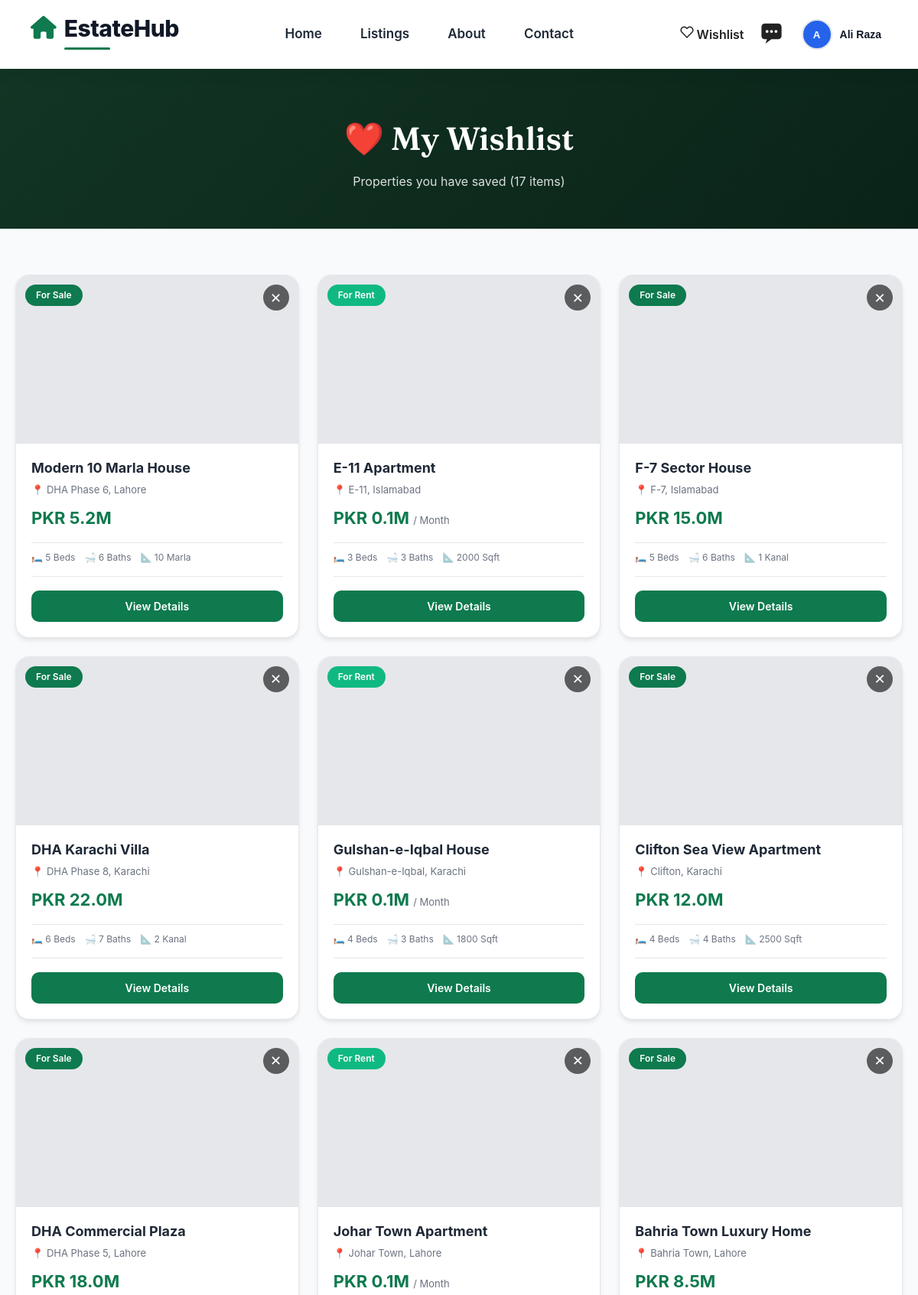
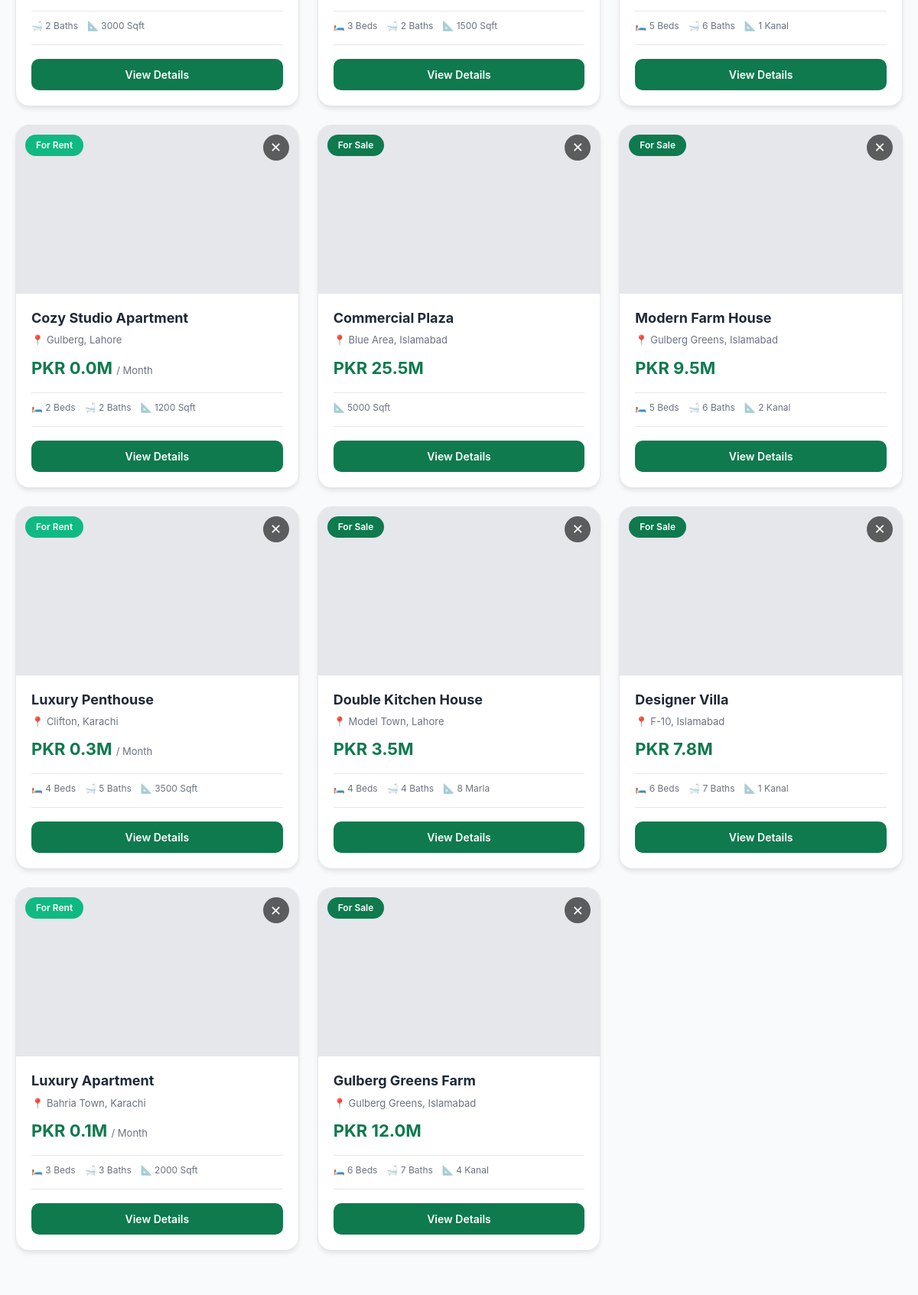
Page /wishlist.php (signed in, upper part) on the committed database (2 pictures, top to bottom).
### tables this page shows
CREATE TABLE wishlist (
    id INT AUTO_INCREMENT PRIMARY KEY,
    user_id INT NOT NULL,
    property_id INT NOT NULL,
    created_at DATETIME DEFAULT CURRENT_TIMESTAMP,
    UNIQUE KEY unique_wishlist (user_id, property_id),
    FOREIGN KEY (user_id) REFERENCES users(id) ON DELETE CASCADE,
    FOREIGN KEY (property_id) REFERENCES properties(id) ON DELETE CASCADE
);

CREATE TABLE properties (
    id INT AUTO_INCREMENT PRIMARY KEY,
    user_id INT NOT NULL,
    title VARCHAR(255) NOT NULL,
    description TEXT,
    property_type ENUM('House','Apartment','Plot','Commercial','Farm House','Portion','Villa','Penthouse') DEFAULT 'House',
    purpose ENUM('Sale','Rent') DEFAULT 'Sale',
    price DECIMAL(15,2) NOT NULL,
    location VARCHAR(255) NOT NULL,
    city VARCHAR(100) NOT NULL,
    area_size VARCHAR(50),
    bedrooms INT DEFAULT 0,
    bathrooms INT DEFAULT 0,
    image_main VARCHAR(255),
    images TEXT,
    status ENUM('Active','Pending','Sold','Rented') DEFAULT 'Active',
    views INT DEFAULT 0,
    featured BOOLEAN DEFAULT FALSE,
    created_at TIMESTAMP DEFAULT CURRENT_TIMESTAMP,
    updated_at TIMESTAMP DEFAULT CURRENT_TIMESTAMP ON UPDATE CURRENT_TIMESTAMP,
    FOREIGN KEY (user_id) REFERENCES users(id) ON DELETE CASCADE
);

### includes/config.php (called while the page is built, shortened)
<?php
function getPropertyImage($property) {
    $type_images = [
        'House'       => 'https://images.pexels.com/photos/106399/pexels-photo-106399.jpeg',
        'Apartment'   => 'https://images.pexels.com/photos/2587054/pexels-photo-2587054.jpeg',
        'Villa'       => 'https://images.pexels.com/photos/1396122/pexels-photo-1396122.jpeg',
        'Plot'        => 'https://images.pexels.com/photos/280221/pexels-photo-280221.jpeg',
        'Commercial'  => 'https://images.pexels.com/photos/276724/pexels-photo-276724.jpeg',
        'Farm House'  => 'https://images.pexels.com/photos/208736/pexels-photo-208736.jpeg',
        'Penthouse'   => 'https://images.pexels.com/photos/258154/pexels-photo-258154.jpeg',
        'Portion'     => 'https://images.pexels.com/photos/1571460/pexels-photo-1571460.jpeg',
    ];
    $type = $property['property_type'] ?? '';
    return $type_images[$type] ?? 'https://images.pexels.com/photos/106399/pexels-photo-106399.jpeg';
}

### wishlist.php (the view, shortened to what this page needs)
<?php
include 'includes/config.php';
include 'includes/header.php';
$user_id = $_SESSION['user_id'];
$query = "SELECT
            w.id as wishlist_id,
            w.created_at as wishlist_date,
            p.id as property_id,
            p.title,
            p.description,
            p.property_type,
            p.purpose,
            p.price,
            p.location,
            p.city,
            p.area_size,
            p.bedrooms,
            p.bathrooms,
            p.image_main,
            p.status
          FROM wishlist w
          INNER JOIN properties p ON w.property_id = p.id
          WHERE w.user_id = $user_id
          ORDER BY w.created_at DESC";
$result = mysqli_query($conn, $query);
$wishlist_count = mysqli_num_rows($result);
?>
<!DOCTYPE html>
<html lang="en">
<head>
</head>
<body>
<section class="wishlist-hero">
    <div class="container">
        <h1>❤️ My Wishlist</h1>
        <p>Properties you have saved (<?php echo $wishlist_count; ?> items)</p>
    </div>
</section>
<section class="wishlist-section">
    <div class="container">
        <?php if ($wishlist_count > 0): ?>
            <div class="wishlist-grid">
                <?php while ($row = mysqli_fetch_assoc($result)):
                    $price_in_millions = $row['price'] / 1000000;
                    $image_path = getPropertyImage($row);
                ?>
                    <div class="property-card">
                        <div class="card-image" style="background-image: url('<?php echo $image_path; ?>');">
                            <div class="card-tag <?php echo $row['purpose'] == 'Rent' ? 'for-rent' : 'for-sale'; ?>">
                                <?php echo $row['purpose'] == 'Rent' ? 'For Rent' : 'For Sale'; ?>
                            </div>
                            <a href="wishlist.php?remove=<?php echo $row['property_id']; ?>"
                               class="remove-wishlist"
                               onclick="return confirm('Remove this property from wishlist?')">
                                ✕
                            </a>
                        </div>
                        <div class="card-body">
                            <h3><?php echo htmlspecialchars($row['title']); ?></h3>
                            <div class="card-location">
                                📍 <?php echo htmlspecialchars($row['location']); ?>, <?php echo htmlspecialchars($row['city']); ?>
                            </div>
                            <div class="card-price">
                                PKR <?php echo number_format($price_in_millions, 1); ?>M
                                <?php if ($row['purpose'] == 'Rent'): ?>
                                    <span class="per-month">/ Month</span>
                                <?php endif; ?>
                            </div>
                            <div class="card-meta">
                                <?php if ($row['bedrooms'] > 0): ?>
                                <span class="meta-item">🛏️ <?php echo $row['bedrooms']; ?> Beds</span>
                                <?php endif; ?>
                                <?php if ($row['bathrooms'] > 0): ?>
                                <span class="meta-item">🛁 <?php echo $row['bathrooms']; ?> Baths</span>
                                <?php endif; ?>
                                <?php if (!empty($row['area_size'])): ?>
                                <span class="meta-item">📐 <?php echo htmlspecialchars($row['area_size']); ?></span>
                                <?php endif; ?>
                            </div>
                            <a href="property-detail.php?id=<?php echo $row['property_id']; ?>" class="view-detail-btn">View Details</a>
                        </div>
                    </div>
                <?php endwhile; ?>
            </div>
        <?php endif; ?>
    </div>
</section>
<?php include 'includes/footer.php'; ?>
</body>
</html>

### assets/css/style.css (style rules this page uses)
* { margin: 0; padding: 0; box-sizing: border-box; }
body { font-family: 'Inter', 'Poppins', sans-serif; background: #F8FAFC; color: #111827; line-height: 1.5; }
.container { max-width: 1280px; margin: 0 auto; padding: 0 24px; }
.property-card { background: #FFFFFF; border: 1px solid #E5E7EB; border-radius: 18px; overflow: hidden; transition: all 0.3s ease; cursor: pointer; position: relative; }
.card-tag { position: absolute; top: 12px; left: 12px; padding: 5px 14px; border-radius: 20px; font-size: 12px; font-weight: 600; z-index: 10; }
.card-tag.for-sale { background: #0E7A4E; color: #FFFFFF; }
.card-tag.for-rent { background: #10B981; color: #FFFFFF; }
.card-body { padding: 18px; }
.card-body h3 { font-size: 18px; font-weight: 700; color: #111827; margin-bottom: 6px; }
.card-location { display: flex; align-items: center; gap: 6px; font-size: 14px; color: #6B7280; margin-bottom: 10px; }
.card-price { font-size: 22px; font-weight: 700; color: #0E7A4E; margin-bottom: 12px; }
.per-month { font-size: 14px; font-weight: normal; color: #6B7280; }
.card-meta { display: flex; gap: 16px; padding-top: 12px; border-top: 1px solid #E5E7EB; }
.meta-item { display: flex; align-items: center; gap: 6px; font-size: 13px; color: #6B7280; }
.property-card { background: #FFFFFF; border: 1px solid #E5E7EB; border-radius: 18px; overflow: hidden; transition: all 0.3s ease; position: relative; display: flex; flex-direction: column; height: 100%; }
.card-body { padding: 16px; display: flex; flex-direction: column; flex: 1; }
.card-body h3 { font-size: 17px; font-weight: 700; color: #111827; margin-bottom: 6px; line-height: 1.3; }
.card-location { display: flex; align-items: center; gap: 6px; font-size: 13px; color: #6B7280; margin-bottom: 8px; }
.card-price { font-size: 20px; font-weight: 700; color: #0E7A4E; margin-bottom: 12px; }
.per-month { font-size: 13px; font-weight: normal; color: #6B7280; }
.card-meta { display: grid; grid-template-columns: repeat(2, 1fr); gap: 10px; padding-top: 10px; margin-bottom: 16px; border-top: 1px solid #E5E7EB; }
.meta-item { display: flex; align-items: center; gap: 6px; font-size: 12px; color: #6B7280; }
.view-detail-btn { display: block; width: 100%; margin-top: auto; padding: 10px 16px; background: #0E7A4E; color: white; font-size: 13px; font-weight: 600; text-align: center; text-decoration: none; border: none; border-radius: 8px; cursor: pointer; transition: all 0.3s ease; }
.view-detail-btn:focus, .view-detail-btn:visited, .view-detail-btn:link { text-decoration: none; }
.property-card { background: white; border: 1px solid #E5E7EB; border-radius: 18px; overflow: hidden; transition: all 0.3s ease; }
.card-image { position: relative; height: 200px; overflow: hidden; }
.card-tag { position: absolute; top: 12px; left: 12px; padding: 5px 14px; border-radius: 20px; font-size: 12px; font-weight: 600; }
.card-tag.for-sale { background: #0E7A4E; color: white; }
.card-tag.for-rent { background: #10B981; color: white; }
.card-body { padding: 16px; }
.card-body h3 { font-size: 17px; font-weight: 700; color: #111827; margin-bottom: 6px; white-space: nowrap; overflow: hidden; text-overflow: ellipsis; }
.card-location { display: flex; align-items: center; gap: 6px; font-size: 13px; color: #6B7280; margin-bottom: 10px; }
.card-meta { display: flex; gap: 12px; padding-top: 10px; margin-bottom: 12px; border-top: 1px solid #E5E7EB; }
.meta-item { display: flex; align-items: center; gap: 5px; font-size: 12px; color: #6B7280; }
.view-detail-btn { display: block; width: 100%; padding: 10px; background: #0E7A4E; color: white; text-align: center; text-decoration: none; border-radius: 10px; font-size: 13px; font-weight: 600; transition: all 0.3s; }

### rows in the picture
wishlist: shows "For Sale", property.title "Modern 10 Marla House", property.location "DHA Phase 6", property.city "Lahore", property.price "5.2", property.bedrooms "5", property.bathrooms "6", property.area_size "10 Marla"
wishlist: shows "For Rent", property.title "E-11 Apartment", property.location "E-11", property.city "Islamabad", property.price "0.1", shows "/ Month", property.bedrooms "3", property.bathrooms "3", property.area_size "2000 Sqft"
wishlist: shows "For Sale", property.title "F-7 Sector House", property.location "F-7", property.city "Islamabad", property.price "15.0", property.bedrooms "5", property.bathrooms "6", property.area_size "1 Kanal"
wishlist: shows "For Sale", property.title "DHA Karachi Villa", property.location "DHA Phase 8", property.city "Karachi", property.price "22.0", property.bedrooms "6", property.bathrooms "7", property.area_size "2 Kanal"
wishlist: shows "For Rent", property.title "Gulshan-e-Iqbal House", property.location "Gulshan-e-Iqbal", property.city "Karachi", property.price "0.1", shows "/ Month", property.bedrooms "4", property.bathrooms "3", property.area_size "1800 Sqft"
wishlist: shows "For Sale", property.title "Clifton Sea View Apartment", property.location "Clifton", property.city "Karachi", property.price "12.0", property.bedrooms "4", property.bathrooms "4", property.area_size "2500 Sqft"
wishlist: shows "For Sale", property.title "DHA Commercial Plaza", property.location "DHA Phase 5", property.city "Lahore", property.price "18.0", property.bathrooms "2", property.area_size "3000 Sqft"
wishlist: shows "For Rent", property.title "Johar Town Apartment", property.location "Johar Town", property.city "Lahore", property.price "0.1", shows "/ Month", property.bedrooms "3", property.bathrooms "2", property.area_size "1500 Sqft"
wishlist: shows "For Sale", property.title "Bahria Town Luxury Home", property.location "Bahria Town", property.city "Lahore", property.price "8.5", property.bedrooms "5", property.bathrooms "6", property.area_size "1 Kanal"
wishlist: shows "For Rent", property.title "Cozy Studio Apartment", property.location "Gulberg", property.city "Lahore", property.price "0.0", shows "/ Month", property.bedrooms "2", property.bathrooms "2", property.area_size "1200 Sqft"
wishlist: shows "For Sale", property.title "Commercial Plaza", property.location "Blue Area", property.city "Islamabad", property.price "25.5", property.area_size "5000 Sqft"
wishlist: shows "For Sale", property.title "Modern Farm House", property.location "Gulberg Greens", property.city "Islamabad", property.price "9.5", property.bedrooms "5", property.bathrooms "6", property.area_size "2 Kanal"
wishlist: shows "For Rent", property.title "Luxury Penthouse", property.location "Clifton", property.city "Karachi", property.price "0.3", shows "/ Month", property.bedrooms "4", property.bathrooms "5", property.area_size "3500 Sqft"
wishlist: shows "For Sale", property.title "Double Kitchen House", property.location "Model Town", property.city "Lahore", property.price "3.5", property.bedrooms "4", property.bathrooms "4", property.area_size "8 Marla"
wishlist: shows "For Sale", property.title "Designer Villa", property.location "F-10", property.city "Islamabad", property.price "7.8", property.bedrooms "6", property.bathrooms "7", property.area_size "1 Kanal"
wishlist: shows "For Rent", property.title "Luxury Apartment", property.location "Bahria Town", property.city "Karachi", property.price "0.1", shows "/ Month", property.bedrooms "3", property.bathrooms "3", property.area_size "2000 Sqft"
wishlist: shows "For Sale", property.title "Gulberg Greens Farm", property.location "Gulberg Greens", property.city "Islamabad", property.price "12.0", property.bedrooms "6", property.bathrooms "7", property.area_size "4 Kanal"

### other values in the picture
substr($_SESSION['user_name'] ?? 'U', 0, 1) "A"
$_SESSION['user_name'] "Ali Raza"
$wishlist_count "17"
